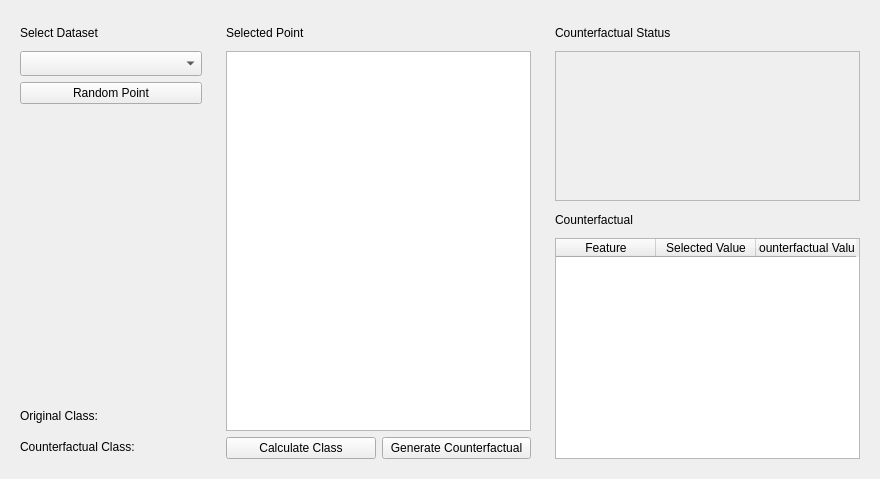
<?xml version="1.0" encoding="UTF-8"?>
<ui version="4.0">
 <class>CounterfactualInterface</class>
 <widget class="QWidget" name="CounterfactualInterface">
  <property name="geometry">
   <rect>
    <x>0</x>
    <y>0</y>
    <width>880</width>
    <height>479</height>
   </rect>
  </property>
  <property name="windowTitle">
   <string>Form</string>
  </property>
  <property name="styleSheet">
   <string notr="true">QWidget [objectName*=&quot;counterfactualInterface&quot;]{
	background-color: rgb(203, 203, 203);
}</string>
  </property>
  <layout class="QHBoxLayout" name="horizontalLayout">
   <item>
    <widget class="QWidget" name="widgetContainerDataset" native="true">
     <property name="sizePolicy">
      <sizepolicy hsizetype="Preferred" vsizetype="Preferred">
       <horstretch>0</horstretch>
       <verstretch>0</verstretch>
      </sizepolicy>
     </property>
     <property name="minimumSize">
      <size>
       <width>200</width>
       <height>0</height>
      </size>
     </property>
     <property name="styleSheet">
      <string notr="true">QWidget [objectName*=&quot;widgetContainerDataset&quot;]{
	background-color: rgb(255, 255, 255);

}</string>
     </property>
     <layout class="QVBoxLayout" name="verticalLayout">
      <property name="leftMargin">
       <number>9</number>
      </property>
      <item>
       <widget class="QLabel" name="labelSelectDataset">
        <property name="minimumSize">
         <size>
          <width>0</width>
          <height>25</height>
         </size>
        </property>
        <property name="maximumSize">
         <size>
          <width>16777215</width>
          <height>25</height>
         </size>
        </property>
        <property name="text">
         <string>Select Dataset</string>
        </property>
       </widget>
      </item>
      <item>
       <widget class="QComboBox" name="comboBoxSelectDataset">
        <property name="minimumSize">
         <size>
          <width>0</width>
          <height>25</height>
         </size>
        </property>
       </widget>
      </item>
      <item>
       <widget class="QPushButton" name="pushButtonRandomPoint">
        <property name="text">
         <string>Random Point</string>
        </property>
       </widget>
      </item>
      <item>
       <spacer name="verticalSpacer">
        <property name="orientation">
         <enum>Qt::Vertical</enum>
        </property>
        <property name="sizeHint" stdset="0">
         <size>
          <width>20</width>
          <height>40</height>
         </size>
        </property>
       </spacer>
      </item>
      <item>
       <widget class="QLabel" name="labelOriginalClass">
        <property name="minimumSize">
         <size>
          <width>0</width>
          <height>25</height>
         </size>
        </property>
        <property name="text">
         <string>Original Class:</string>
        </property>
       </widget>
      </item>
      <item>
       <widget class="QLabel" name="labelCounterfactualClass">
        <property name="minimumSize">
         <size>
          <width>0</width>
          <height>25</height>
         </size>
        </property>
        <property name="text">
         <string>Counterfactual Class:</string>
        </property>
       </widget>
      </item>
     </layout>
    </widget>
   </item>
   <item>
    <widget class="QWidget" name="widgetContainerSelectedPoint" native="true">
     <property name="sizePolicy">
      <sizepolicy hsizetype="Preferred" vsizetype="Preferred">
       <horstretch>0</horstretch>
       <verstretch>0</verstretch>
      </sizepolicy>
     </property>
     <property name="styleSheet">
      <string notr="true">QWidget [objectName*=&quot;widgetContainerSelectedPoint&quot;]{
	background-color: rgb(255, 255, 255);

}</string>
     </property>
     <layout class="QVBoxLayout" name="verticalLayout_2">
      <property name="leftMargin">
       <number>9</number>
      </property>
      <item>
       <widget class="QWidget" name="widgetContainerLabels" native="true">
        <layout class="QHBoxLayout" name="horizontalLayout_3">
         <property name="leftMargin">
          <number>0</number>
         </property>
         <property name="topMargin">
          <number>0</number>
         </property>
         <property name="rightMargin">
          <number>0</number>
         </property>
         <property name="bottomMargin">
          <number>0</number>
         </property>
         <item>
          <widget class="QLabel" name="labelSelectedPoint">
           <property name="minimumSize">
            <size>
             <width>0</width>
             <height>25</height>
            </size>
           </property>
           <property name="maximumSize">
            <size>
             <width>16777215</width>
             <height>25</height>
            </size>
           </property>
           <property name="text">
            <string>Selected Point</string>
           </property>
          </widget>
         </item>
        </layout>
       </widget>
      </item>
      <item>
       <widget class="QListWidget" name="listWidgetSelectedPoint"/>
      </item>
      <item>
       <widget class="QWidget" name="widgetContainerButtons" native="true">
        <layout class="QHBoxLayout" name="horizontalLayout_2">
         <property name="leftMargin">
          <number>0</number>
         </property>
         <property name="topMargin">
          <number>0</number>
         </property>
         <property name="rightMargin">
          <number>0</number>
         </property>
         <property name="bottomMargin">
          <number>0</number>
         </property>
         <item>
          <widget class="QPushButton" name="pushButtonCalculateClass">
           <property name="text">
            <string>Calculate Class</string>
           </property>
          </widget>
         </item>
         <item>
          <widget class="QPushButton" name="pushButtonGenerateCounterfactual">
           <property name="text">
            <string>Generate Counterfactual</string>
           </property>
          </widget>
         </item>
        </layout>
       </widget>
      </item>
     </layout>
    </widget>
   </item>
   <item>
    <widget class="QWidget" name="widgetContainerCounterfactual" native="true">
     <property name="sizePolicy">
      <sizepolicy hsizetype="Preferred" vsizetype="Preferred">
       <horstretch>0</horstretch>
       <verstretch>0</verstretch>
      </sizepolicy>
     </property>
     <property name="styleSheet">
      <string notr="true">QWidget [objectName*=&quot;widgetContainerCounterfactual&quot;]{
	background-color: rgb(255, 255, 255);

}</string>
     </property>
     <layout class="QVBoxLayout" name="verticalLayout_3">
      <property name="leftMargin">
       <number>9</number>
      </property>
      <item>
       <widget class="QLabel" name="labelCounterfactualStatus">
        <property name="minimumSize">
         <size>
          <width>0</width>
          <height>25</height>
         </size>
        </property>
        <property name="maximumSize">
         <size>
          <width>16777215</width>
          <height>25</height>
         </size>
        </property>
        <property name="text">
         <string>Counterfactual Status</string>
        </property>
       </widget>
      </item>
      <item>
       <widget class="QPlainTextEdit" name="plainTextEditCounterfactualStatus">
        <property name="enabled">
         <bool>false</bool>
        </property>
        <property name="maximumSize">
         <size>
          <width>16777215</width>
          <height>150</height>
         </size>
        </property>
       </widget>
      </item>
      <item>
       <widget class="QLabel" name="labelCounterfactualComparison">
        <property name="minimumSize">
         <size>
          <width>0</width>
          <height>25</height>
         </size>
        </property>
        <property name="maximumSize">
         <size>
          <width>16777215</width>
          <height>25</height>
         </size>
        </property>
        <property name="text">
         <string>Counterfactual</string>
        </property>
       </widget>
      </item>
      <item>
       <widget class="QTableWidget" name="tableWidgetCounterfactualComparison">
        <attribute name="horizontalHeaderCascadingSectionResizes">
         <bool>false</bool>
        </attribute>
        <attribute name="horizontalHeaderMinimumSectionSize">
         <number>39</number>
        </attribute>
        <attribute name="verticalHeaderVisible">
         <bool>false</bool>
        </attribute>
        <column>
         <property name="text">
          <string>Feature</string>
         </property>
        </column>
        <column>
         <property name="text">
          <string>Selected Value</string>
         </property>
        </column>
        <column>
         <property name="text">
          <string>Counterfactual Value</string>
         </property>
        </column>
       </widget>
      </item>
     </layout>
    </widget>
   </item>
  </layout>
 </widget>
 <resources/>
 <connections/>
</ui>
